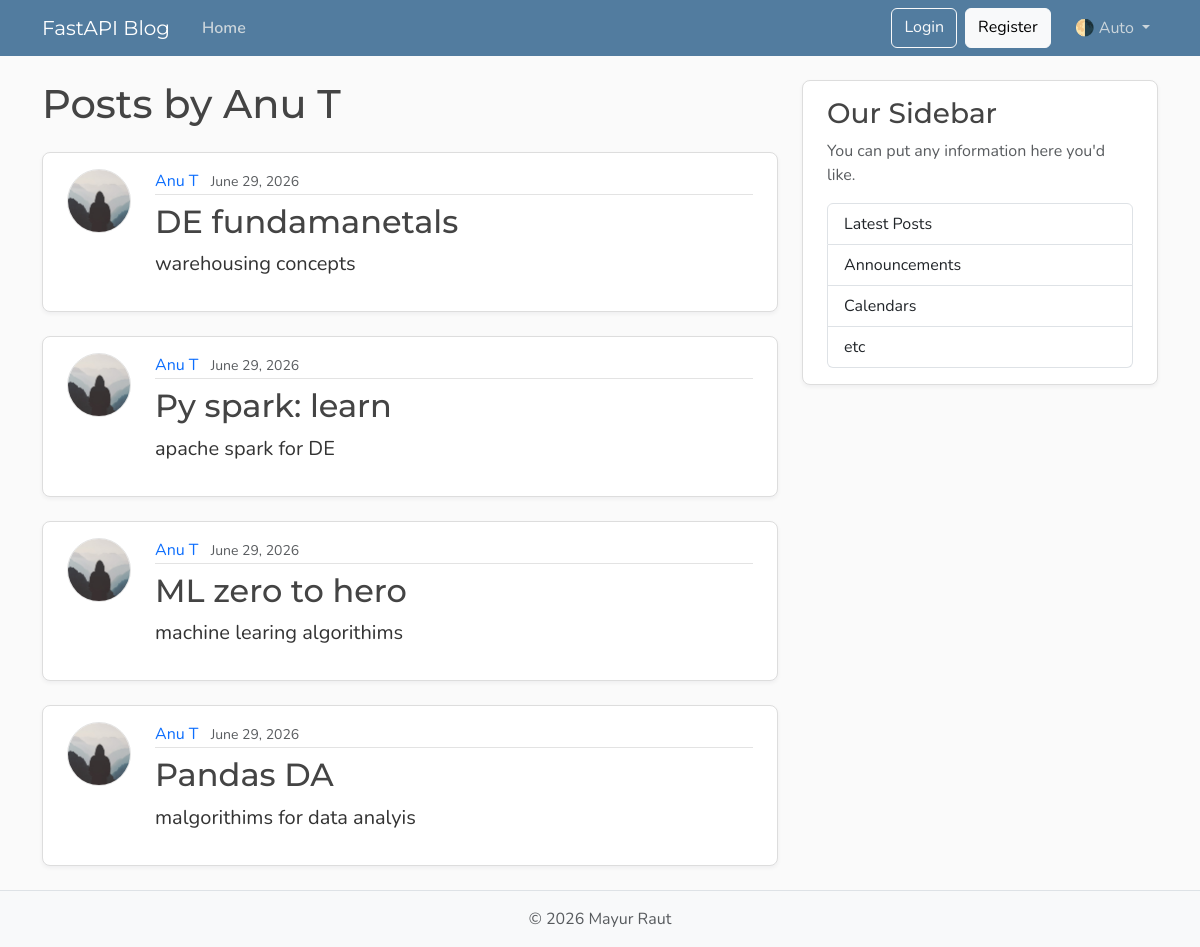
Screenshot of /users/2/posts with the database file from the repository.
### models.py (models this page shows, shortened)
class User(Base):
    __tablename__ = "users"
    id: Mapped[int] = mapped_column(Integer, primary_key=True, index=True)
    username: Mapped[str] = mapped_column(String(50), unique=True, nullable=False)
    email: Mapped[str] = mapped_column(String(120), unique=True, nullable=False)
    image_file: Mapped[str | None] = mapped_column(
        String(200),
        nullable=True,
        default=None,
    )
    posts: Mapped[list[Post]] = relationship(back_populates="author", cascade="all, delete-orphan")

class Post(Base):
    __tablename__ = "posts"
    id: Mapped[int] = mapped_column(Integer, primary_key=True, index=True)
    title: Mapped[str] = mapped_column(String(100), nullable=False)
    content: Mapped[str] = mapped_column(Text, nullable=False)
    user_id: Mapped[int] = mapped_column(
        ForeignKey("users.id"),
        nullable=False,
        index=True,
    )
    date_posted: Mapped[datetime] = mapped_column(
        DateTime(timezone=True),
        default=lambda: datetime.now(UTC),
    )
    author: Mapped[User] = relationship(back_populates="posts")

### main.py (the view)
@app.get("/users/{user_id}/posts", include_in_schema=False, name="user_posts")
async def user_posts_page(
    request: Request,
    user_id: int,
    db: Annotated[AsyncSession, Depends(get_db)],
):
    result = await db.execute(select(models.User).where(models.User.id == user_id))
    user = result.scalars().first()
    if not user:
        raise HTTPException(
            status_code=status.HTTP_404_NOT_FOUND,
            detail="User not found",
        )
    result = await db.execute(
        select(models.Post)
        .options(selectinload(models.Post.author))
        .where(models.Post.user_id == user_id),
    )
    posts = result.scalars().all()
    return templates.TemplateResponse(
        request,
        "user_posts.html",
        {"posts": posts, "user": user, "title": f"{user.username}'s Posts"},
    )

### templates/user_posts.html
{% extends "layout.html" %}
{% block content %}
  <h1 class="mb-4">Posts by {{ user.username }}</h1>
  {% for post in posts %}
    <article class="content-section py-3 px-4 mb-4">
      <div class="d-flex align-items-start gap-4">
        <img class="rounded-circle article-img flex-shrink-0"
             src="{{ post.author.image_path }}"
             alt="{{ post.author.username }}'s profile picture"
             width="64"
             height="64"
             loading="lazy">
        <div class="flex-grow-1">
          <div class="article-metadata mb-2">
            <a class="me-2"
               href="{{ url_for('user_posts', user_id=post.author.id) }}">{{ post.author.username }}</a>
            <small class="text-body-secondary">{{ post.date_posted.strftime("%B %d, %Y") }}</small>
          </div>
          <h2>
            <a class="article-title"
               href="{{ url_for('get_post_page', post_id=post.id) }}">{{ post.title }}</a>
          </h2>
          <p class="article-content">{{ post.content }}</p>
        </div>
      </div>
    </article>
  {% else %}
    <p class="text-body-secondary">No posts by this user yet.</p>
  {% endfor %}
{% endblock content %}

### static/css/main.css (style rules this page uses)
:root { --font-heading: "Montserrat", system-ui, -apple-system, BlinkMacSystemFont, sans-serif; --font-body: "Nunito", system-ui, -apple-system, BlinkMacSystemFont, sans-serif; --color-bg-body: #fafafa; --color-bg-content: #ffffff; --color-text-primary: #333333; --color-text-heading: #444444; --color-steel: #527c9f; --color-nav-link: #cbd5db; --color-nav-link-hover: #ffffff; --color-link-hover: #428bca; --color-border: #dddddd; --color-border-light: #e3e3e3; --spacing-xl: 5rem; --article-img-size: 4rem; --account-img-size: 7.813rem; }
body { font-family: var(--font-body); background: var(--color-bg-body); color: var(--color-text-primary); }
h1, h2, h3, h4, h5, h6 { font-family: var(--font-heading); color: var(--color-text-heading); }
a { text-decoration: none; }
.content-section { background: var(--color-bg-content); border: 1px solid var(--color-border); border-radius: 0.5rem; box-shadow: 0 2px 4px rgba(15, 23, 42, 0.05); transition: box-shadow 0.15s ease, transform 0.15s ease, border-color 0.15s ease; }
.article-title { color: var(--color-text-heading); transition: color 0.2s ease-in-out; }
.article-content { white-space: pre-line; font-size: 1.25rem; }
.article-img { height: var(--article-img-size); width: var(--article-img-size); flex-shrink: 0; object-fit: cover; border: 1px solid var(--color-border-light); box-shadow: 0 0 0 2px var(--color-bg-content); }
.article-metadata { padding-bottom: 0.063rem; border-bottom: 1px solid var(--color-border-light); }
.article-metadata a { transition: color 0.2s ease-in-out; }

### rows the page displays
User: username "Anu T"
Post: author.username "Anu T", date_posted "June 29, 2026", title "DE fundamanetals", content "warehousing concepts"
Post: author.username "Anu T", date_posted "June 29, 2026", title "Py spark: learn", content "apache spark for DE"
Post: author.username "Anu T", date_posted "June 29, 2026", title "ML zero to hero", content "machine learing algorithims"
Post: author.username "Anu T", date_posted "June 29, 2026", title "Pandas DA", content "malgorithims for data analyis"
